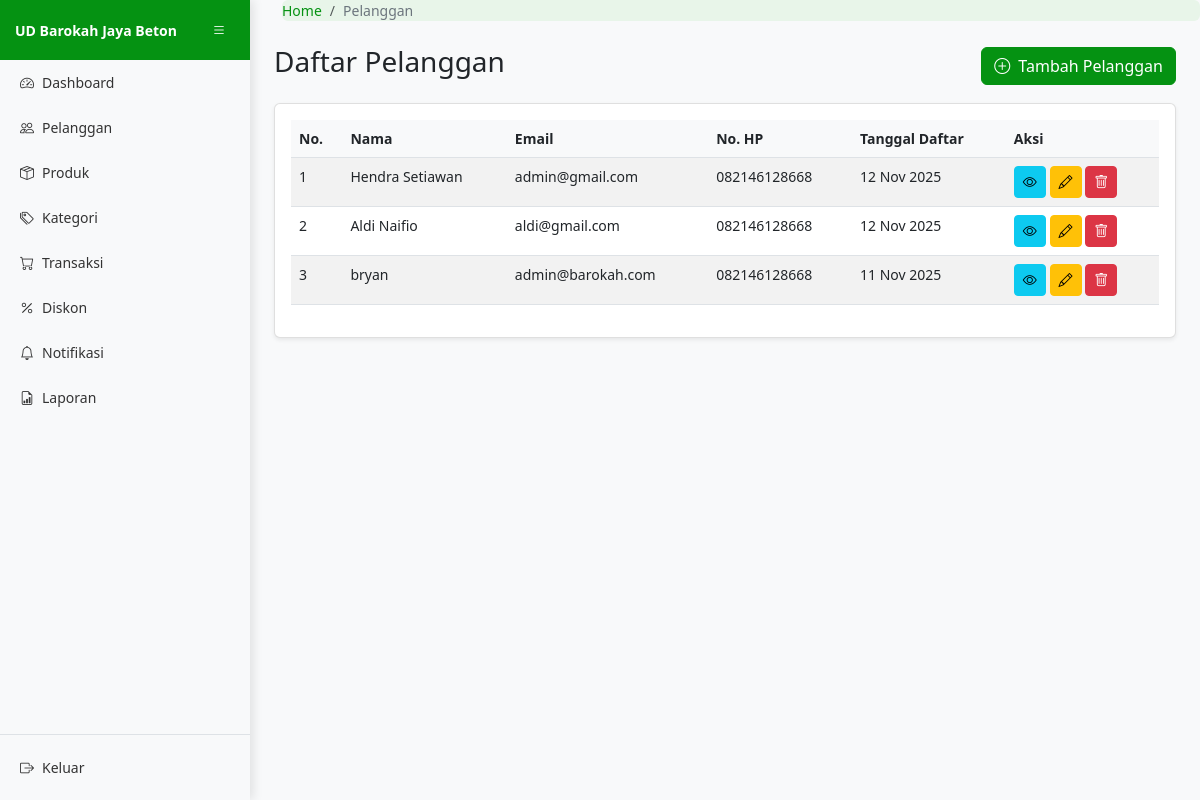
Page /pelanggan/ (signed in) on the committed database.
### core/models.py (models this page shows, shortened)
class Pelanggan(models.Model):
    nama_pelanggan = models.CharField(max_length=100)
    alamat = models.TextField()
    tanggal_lahir = models.DateField()
    no_hp = models.CharField(max_length=15)
    username = models.CharField(max_length=50, unique=True)
    password = models.CharField(max_length=128)
    email = models.EmailField(unique=True)
    created_at = models.DateTimeField(auto_now_add=True)

### core/views.py (the view)
# urls.py: path('pelanggan/', views.daftar_pelanggan, name='daftar_pelanggan'),
@login_required
def daftar_pelanggan(request):
    pelanggan_list = Pelanggan.objects.all().order_by('-created_at')
    paginator = Paginator(pelanggan_list, 10)  # Tampilkan 10 item per halaman
    page_number = request.GET.get('page')
    page_obj = paginator.get_page(page_number)
    return render(request, 'core/pelanggan/daftar_pelanggan.html', {'page_obj': page_obj})

### core/templates/core/pelanggan/daftar_pelanggan.html (shortened to what this page needs)
{% extends 'core/basis.html' %}
{% block breadcrumb %}
<li class="breadcrumb-item active">Pelanggan</li>
{% endblock %}
{% block content %}
<div class="container-fluid">
    <div class="d-flex justify-content-between align-items-center mb-3">
        <h3>Daftar Pelanggan</h3>
        <a href="{% url 'tambah_pelanggan' %}" class="btn btn-dark">
            <i class="bi bi-plus-circle me-1"></i> Tambah Pelanggan
        </a>
    </div>
    <div class="card">
        <div class="card-body">
            <div class="table-responsive">
                <table class="table table-striped">
                    <thead>
                        <tr>
                            <th>No.</th>
                            <th>Nama</th>
<th>Email</th>
                            <th>No. HP</th>
                            <th>Tanggal Daftar</th>
                            <th>Aksi</th>
                        </tr>
                    </thead>
                    <tbody>
                        {% for pelanggan in page_obj %}
                        <tr>
                            <td>{{ forloop.counter0|add:page_obj.start_index }}</td>
                            <td>{{ pelanggan.nama_pelanggan }}</td>
                            <td>{{ pelanggan.email }}</td>
                            <td>{{ pelanggan.no_hp }}</td>
                            <td>{{ pelanggan.created_at|date:"d M Y" }}</td>
                            <td>
                                <a href="{% url 'detail_pelanggan' pelanggan.id %}" class="btn btn-sm btn-info btn-action" title="Detail">
                                    <i class="bi bi-eye"></i>
                                </a>
                                <a href="{% url 'edit_pelanggan' pelanggan.id %}" class="btn btn-sm btn-warning btn-action" title="Edit">
                                    <i class="bi bi-pencil"></i>
                                </a>
                                <button type="button" class="btn btn-sm btn-danger btn-action"
                                        data-bs-toggle="modal" data-bs-target="#deleteModal"
                                        data-delete-url="{% url 'hapus_pelanggan' pelanggan.id %}"
                                        data-item-name="Pelanggan: {{ pelanggan.nama_pelanggan }}"
                                        title="Hapus">
                                    <i class="bi bi-trash"></i>
                                </button>
                            </td>
                        </tr>
                        {% empty %}
                        <tr>
                            <td colspan="6" class="text-center">Tidak ada pelanggan</td>
                        </tr>
                        {% endfor %}
                    </tbody>
                </table>
            </div>
        </div>
    </div>
</div>
{% endblock %}

### core/static/core/css/app.css (style rules this page uses)
body { font-size: .875rem; background-color: #f8f9fa; overflow-x: hidden; }
.card { box-shadow: 0 0.125rem 0.25rem rgba(0, 0, 0, 0.075); border: 1px solid rgba(0, 0, 0, 0.125); margin-bottom: 1rem; }
.btn-dark { background-color: #059212; border-color: #059212; }
.table th { background-color: #f8f9fa; }
.breadcrumb-item.active { color: #6c757d; }
.btn-action { width: 32px; height: 32px; padding: 0; display: inline-flex; align-items: center; justify-content: center; }

### rows in the picture
Pelanggan: nama_pelanggan "Hendra Setiawan", email "admin@gmail.com", no_hp "082146128668", created_at "12 Nov 2025"
Pelanggan: nama_pelanggan "Aldi Naifio", email "aldi@gmail.com", no_hp "082146128668", created_at "12 Nov 2025"
Pelanggan: nama_pelanggan "bryan", email "admin@barokah.com", no_hp "082146128668", created_at "11 Nov 2025"
